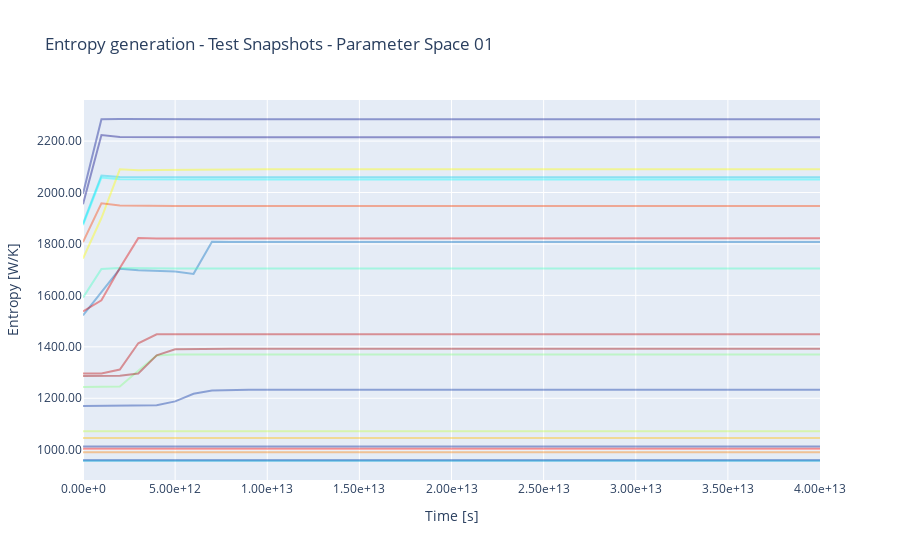

The notebook cell this image was saved under:
### Markdown cell above
### Plot entropy generation

### Code cell
# comsol_data_ref  = COMSOL_VTU( ROOT / "data" / PARAMETER_SPACE / "Training" / f"{DATA_TYPE}_000.vtu")
fig = go.Figure()

for idx_snap, entropies in enumerate(entropy_gen_unit):
    fig.add_trace(go.Scatter(x=list(comsol_data_ref.times.values()),
                             y=entropies,
                                mode='lines',
                                name=f"{idx_snap:03d}",
                                opacity=0.4,
                            line=dict(color=colors[idx_snap])
                ))
    
fig.update_layout(
    xaxis_tickformat='.2e',  # Format x-axis numbers to 2 decimal places
    yaxis_tickformat='.2f',  # Format y-axis numbers to 2 decimal places
    showlegend=False,        # Hide the legend
    title=f"Entropy generation - {DATA_TYPE} Snapshots - Parameter Space {PARAMETER_SPACE}",       # Optional: add a title
    xaxis_title="Time [s]",    # Optional: label for x-axis
    yaxis_title="Entropy [W/K]"     # Optional: label for y-axis
)
if IS_EXPORT:
    fig.write_image(export_folder / f"{DATA_TYPE}_EntropyGeneration.png")
    fig.write_html(export_folder / f"{DATA_TYPE}_EntropyGeneration.html")
fig.show()
